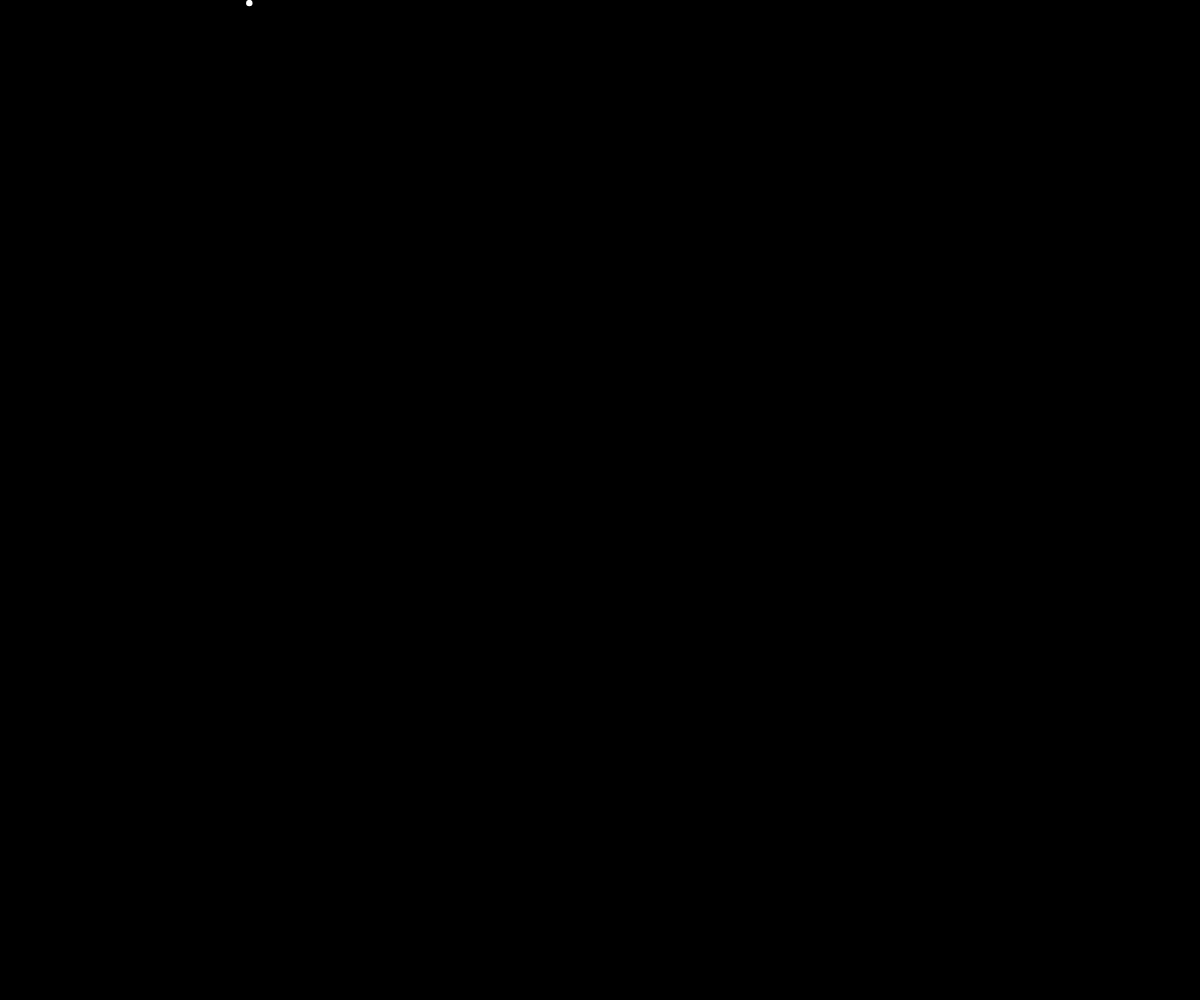
Frame 1 (no input)
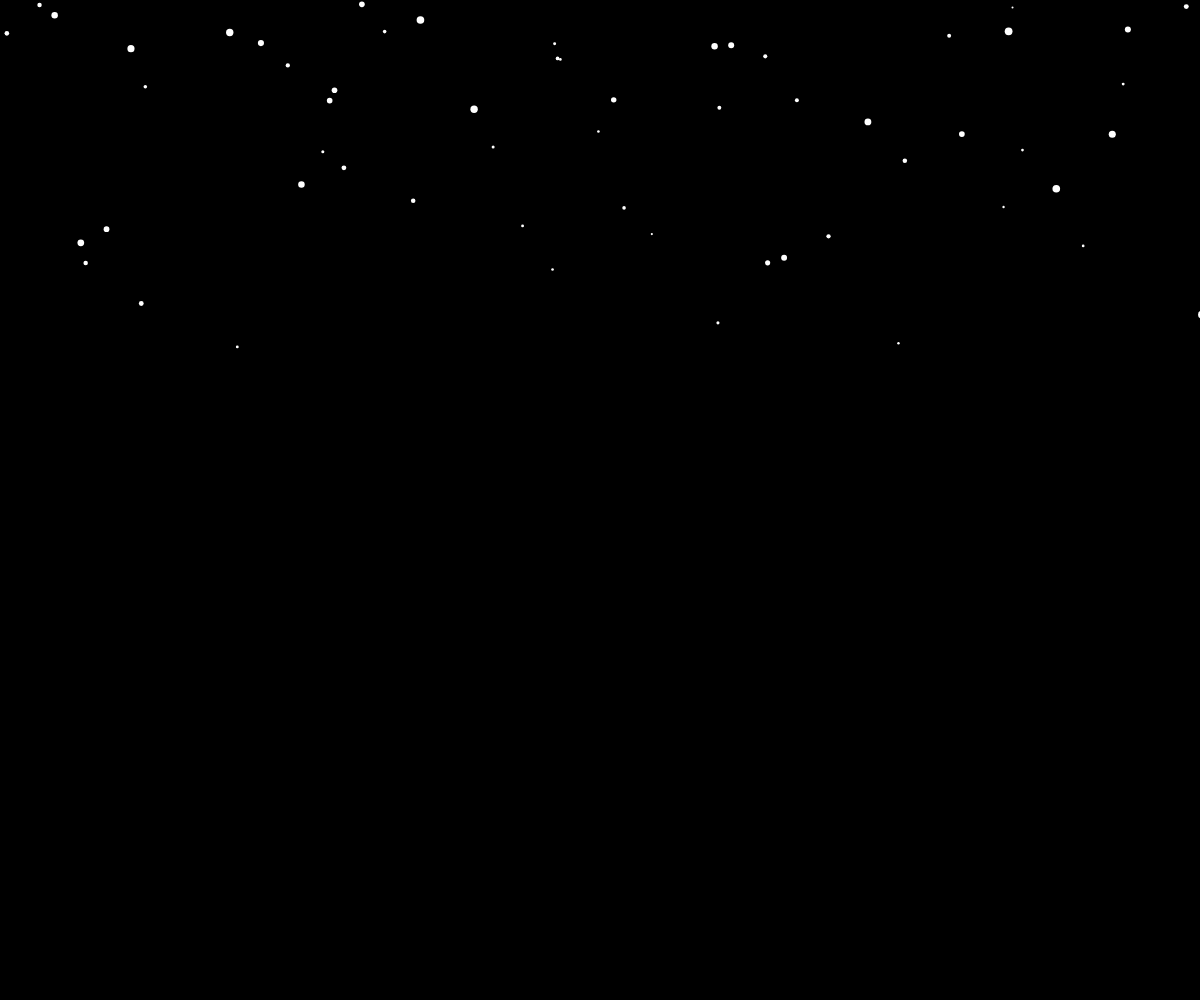
Frame 60 (no input)
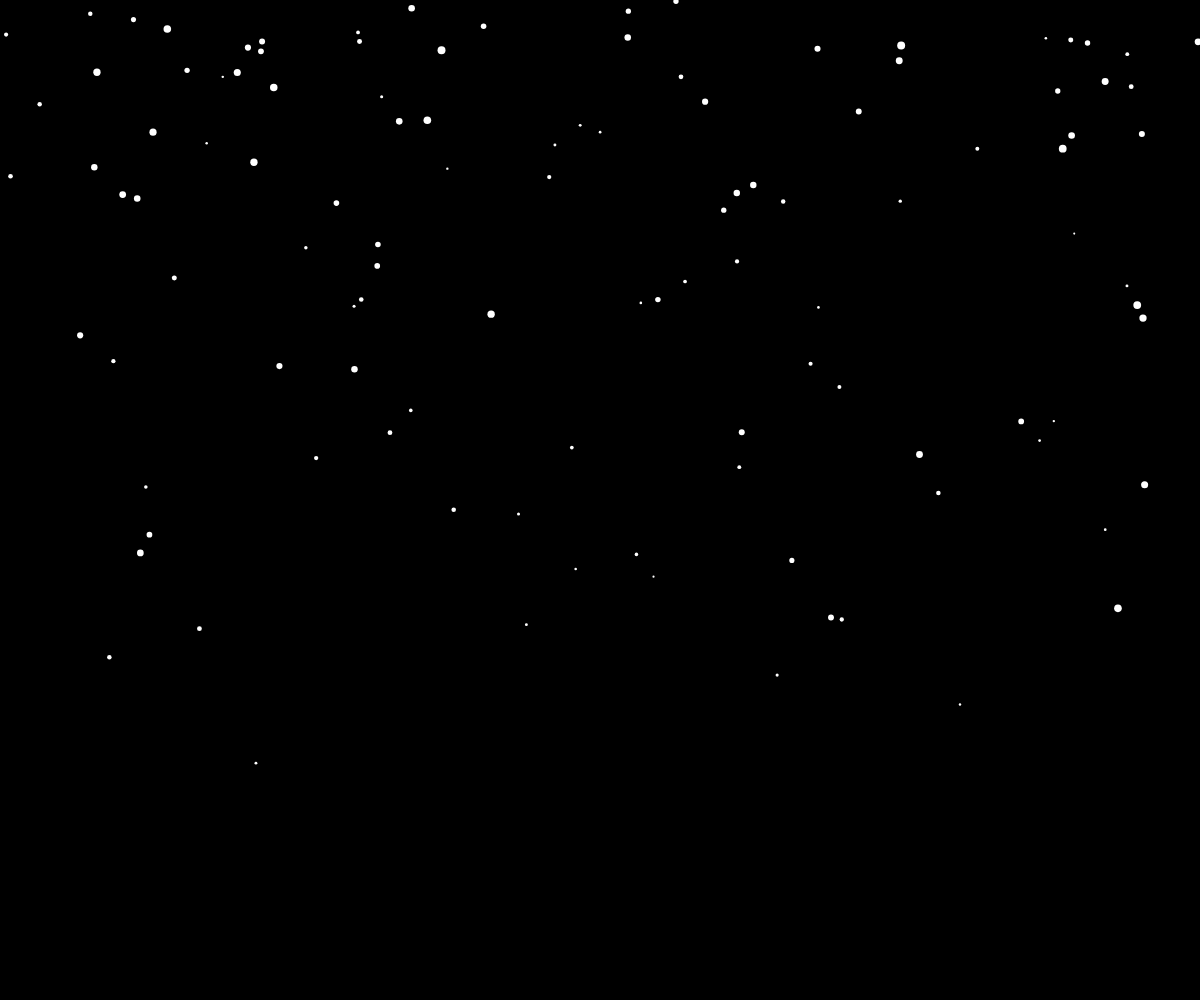
Frame 120 (the mouse pressed at the canvas centre since frame 60)

The p5.js sketch that drew these frames (run headless with seeded random() and noise() and a simulated clock; from frame 60 on, the mouse is pressed at the canvas centre):

// p5.js sketch
// ── sketch.js
let flakes = [];
let windSpeed = 0.1;

function setup() {
  createCanvas(windowWidth, windowHeight);
}

function draw() {
  background(0);
  
  // Genera un nuovo fiocco di neve in modo casuale
  if (random() < 800) {
    let flake = {
      x: random(width),
      y: 0,
      size: random(2, 8),
      speed: random(1, 7),
      drift: random(-0.1, 1) // Aggiunge la deriva del vento al fiocco di neve
    };
    flakes.push(flake);
  }
  
  // Muove e disegna i fiocchi di neve esistenti
  for (let i = flakes.length - 1; i >= 0; i--) {
    let flake = flakes[i];
    
    // Se il fiocco di neve non si è ancora depositato
    if (flake.y + flake.size / 2 < height) {
      flake.y += flake.speed;
      flake.x += windSpeed + flake.drift; // Aggiunge la velocità del vento e la deriva al fiocco di neve
    }
    
    // Disegna il fiocco di neve
    fill(255);
    noStroke();
    ellipse(flake.x, flake.y, flake.size, flake.size);
    
    // Verifica se il fiocco di neve ha raggiunto il fondo dello schermo
    if (flake.y + flake.size / 2 >= height) {
      flake.y = height - flake.size / 2; // Posiziona il fiocco di neve esattamente sul fondo
      flake.speed = 0; // Ferma il movimento del fiocco di neve
    }
  }
}
